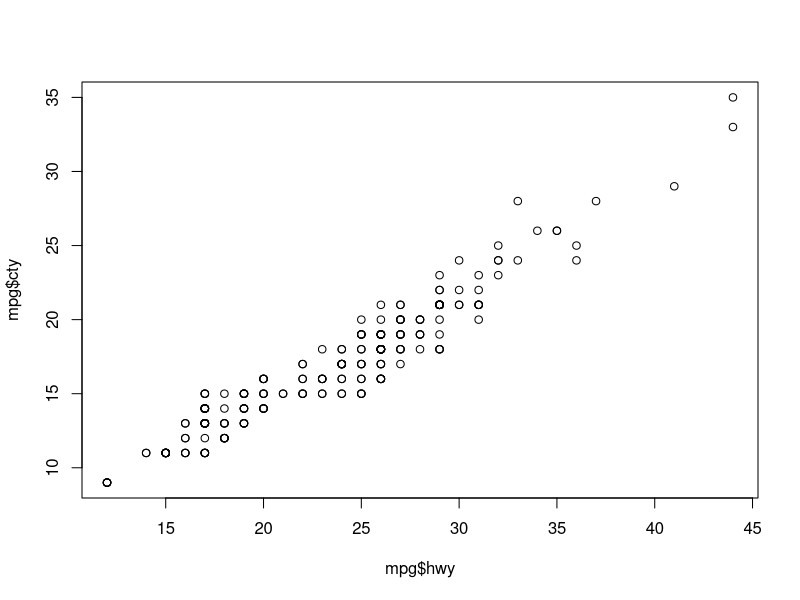
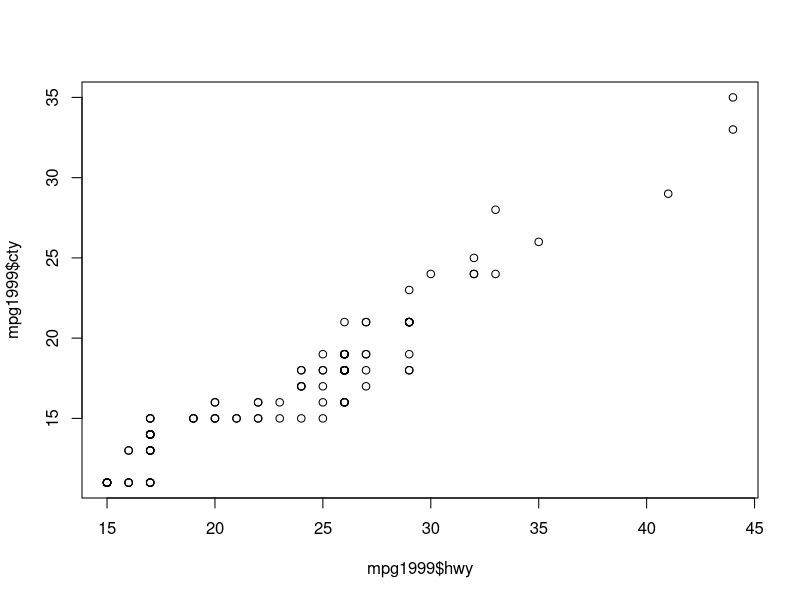
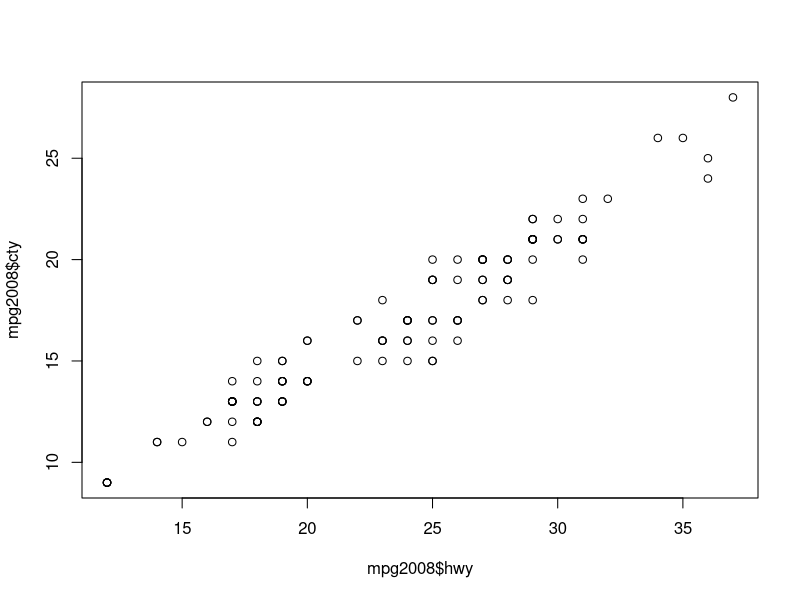
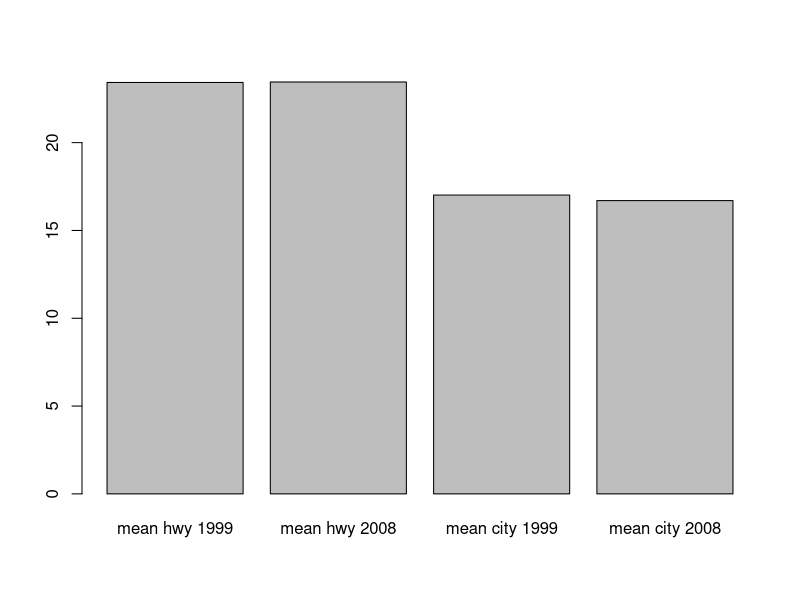

Generate these figures, in order, with R:
## ---- chunk 1
knitr::opts_chunk$set(echo = TRUE)
## ---- chunk 2
a0 <- 1
a0
## ---- chunk 3
far <- c(24, 15)
cel <- (far - 32) * (5/9)
cel
## ---- chunk 4
vec200 <- rep(c(3,1), times=100)
vec200
## ---- chunk 5
nums <- c(sqrt(1):sqrt(2001))
numPerfect <- length(nums)
numPerfect
## ---- chunk 6
library(ggplot2)
mpg
## ---- chunk 7
hwy <- mpg$hwy
names(hwy) <- mpg$model
top3 <- sort(hwy, decreasing = TRUE)[1:3]
top3
## ---- chunk 8
totalCompacts <- mpg[mpg$class == 'compact', ]
numCompact <- length(unique(totalCompacts$model))
numCompact
## ---- chunk 9
plot(mpg$hwy, mpg$cty)
## ---- chunk 10
mpg1999 <- mpg[mpg$year == 1999, ]
mpg2008 <- mpg[mpg$year == 2008, ]
plot(mpg1999$hwy, mpg1999$cty)
plot(mpg2008$hwy, mpg2008$cty)
meanhwy1999 <- mean(c(mpg1999$hwy))
meancty1999 <- mean(c(mpg1999$cty))
meanhwy2008 <- mean(c(mpg2008$hwy))
meancty2008 <- mean(c(mpg2008$cty))
sum99hwy <- summary(mpg1999$hwy)
sum99cty <- summary(mpg1999$cty)
sum08hwy <- summary(mpg2008$hwy)
sum08cty <- summary(mpg2008$cty)
sum99hwy
sum08hwy
sum99cty
sum08cty

labels = c('mean hwy 1999', 'mean hwy 2008', 'mean city 1999', 'mean city 2008')
barplot(c(meanhwy1999, meanhwy2008, meancty1999, meancty2008), names.arg = labels)

